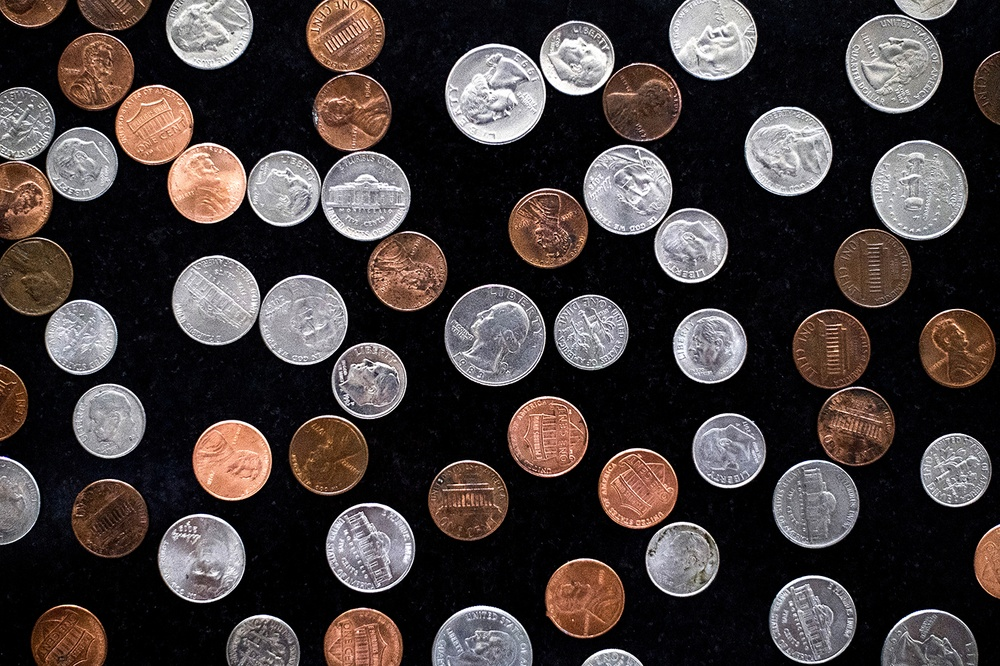
#> input picture coin2.jpg, 1000 x 666 px, shrunk from 1400 x 933 before the run
$ python 8-leveling-all-coin.py
#> lines starting #> are read from the running program, lines starting #| are printed output that depends on the picture; after the words box and inside, x2 and y2 are one past the last pixel; in counts of white or black regions, pixels touching at a corner belong together
#> in main, image is the input picture: shape (666, 1000, 3); mean B, G, R 58.5, 59.4, 67.8
import cv2
import matplotlib.pyplot as plt
def level_coins(image):
    gray = cv2.cvtColor(image, cv2.COLOR_BGR2GRAY)
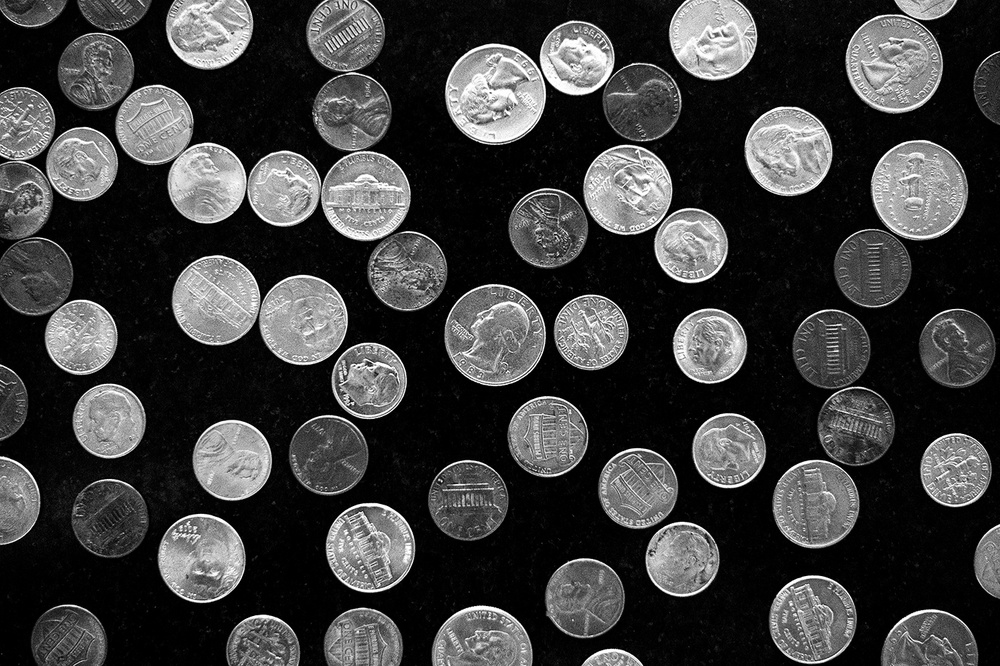
#> gray: shape (666, 1000); min 0, max 255, mean 61.8
    _, thresh = cv2.threshold(gray, 0, 255, cv2.THRESH_BINARY + cv2.THRESH_OTSU)
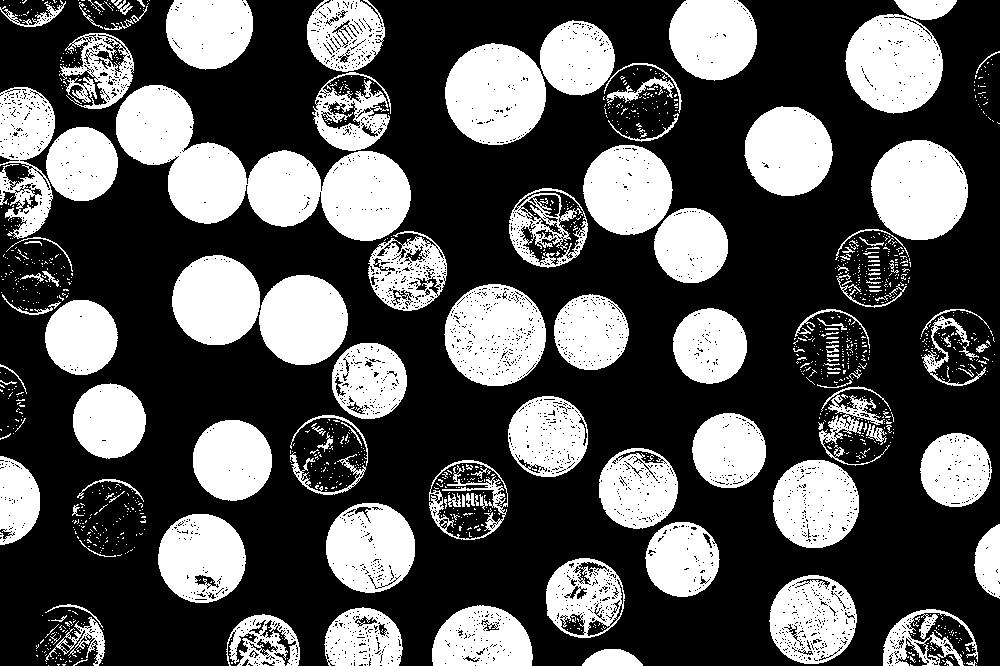
#> thresh: shape (666, 1000); 34.1% white; 1260 white regions (1131 under 20 px)
    return thresh
def calculate_area(contour):
    return cv2.contourArea(contour)
def main():
    image = cv2.imread('coin2.jpg')

    if image is None:
        print("Image not found.")
        return

    leveled_image = level_coins(image)
    contours, _ =cv2.findContours(leveled_image, cv2.RETR_EXTERNAL,
    cv2.CHAIN_APPROX_SIMPLE)
#> contours = 1105 contours, 1026 with area under 20; largest, box (x1, y1, x2, y2) and area: (116, 85, 411, 241) 20175, (444, 284, 546, 386) 8003, (445, 43, 546, 145) 7908, (871, 140, 968, 240) 7504, (845, 14, 943, 114) 7426

    area=0
    for i, contour in enumerate(contours):
        area =area+ calculate_area(contour)
#> this loop made 1105 passes
#> (contour, area) on passes 22 to 24: ([[63, 659]], 38.5), ([[287, 658]], 38.5), ([[81, 658], [82, 658]], 38.5)
#> after the loop, area = 232034.5
    print(f"Total Coins area: {area}")
#| Total Coins area: 232034.5

    contour_image = image.copy()
    cv2.drawContours(contour_image, contours, -1, (0, 255, 0), 2)
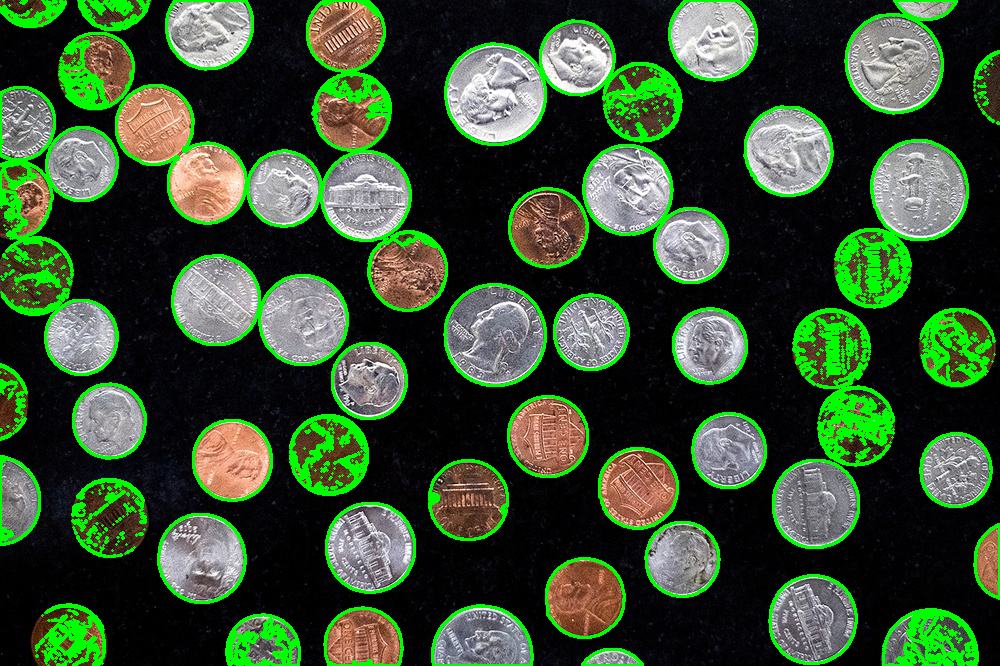
#> contour_image: shape (666, 1000, 3); 11.29% of pixels changed, all inside (x1, y1, x2, y2) = (0, 0, 1000, 666)

    plt.figure(figsize=(10, 5))
    plt.subplot(1, 2, 1)
    plt.imshow(cv2.cvtColor(image, cv2.COLOR_BGR2RGB))
    plt.title('Original Image')
    plt.axis('off')

    plt.subplot(1, 2, 2)
    plt.imshow(cv2.cvtColor(contour_image, cv2.COLOR_BGR2RGB))
    plt.title('Image with Contours')
    plt.axis('off')

    plt.tight_layout()
    plt.show()
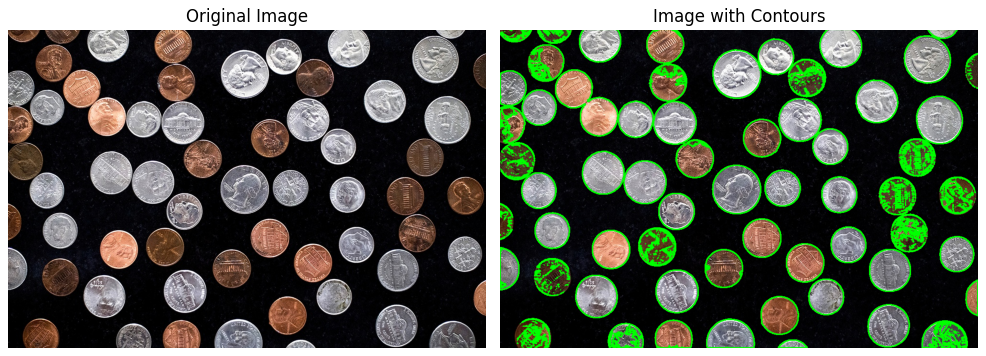
#> figure drawn by matplotlib, 2 panels

if __name__ == "__main__":
    main()

$ run again, with coin1.jpg copied over coin2.jpg
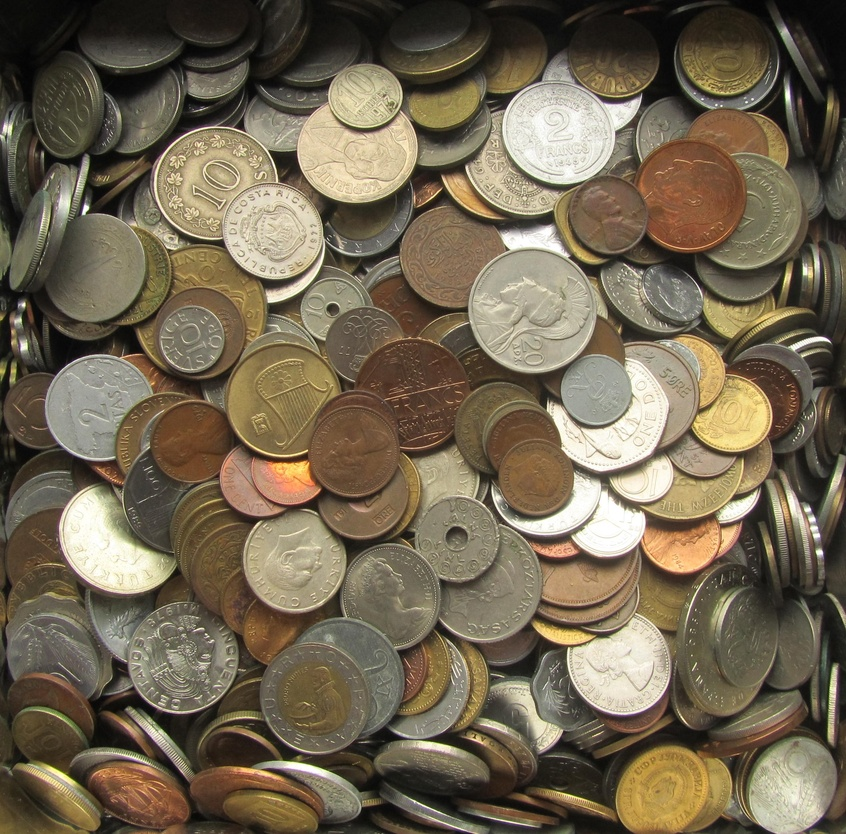
#> input picture coin1.jpg, 846 x 834 px, shrunk from 2552 x 2514 before the run
#> in main, image is the input picture: shape (834, 846, 3); mean B, G, R 81.7, 102.5, 114.2
#> in level_coins, `_, thresh = cv2.threshold(gray, 0, 255, cv2.THRESH_BINARY + cv2.THRESH..`:
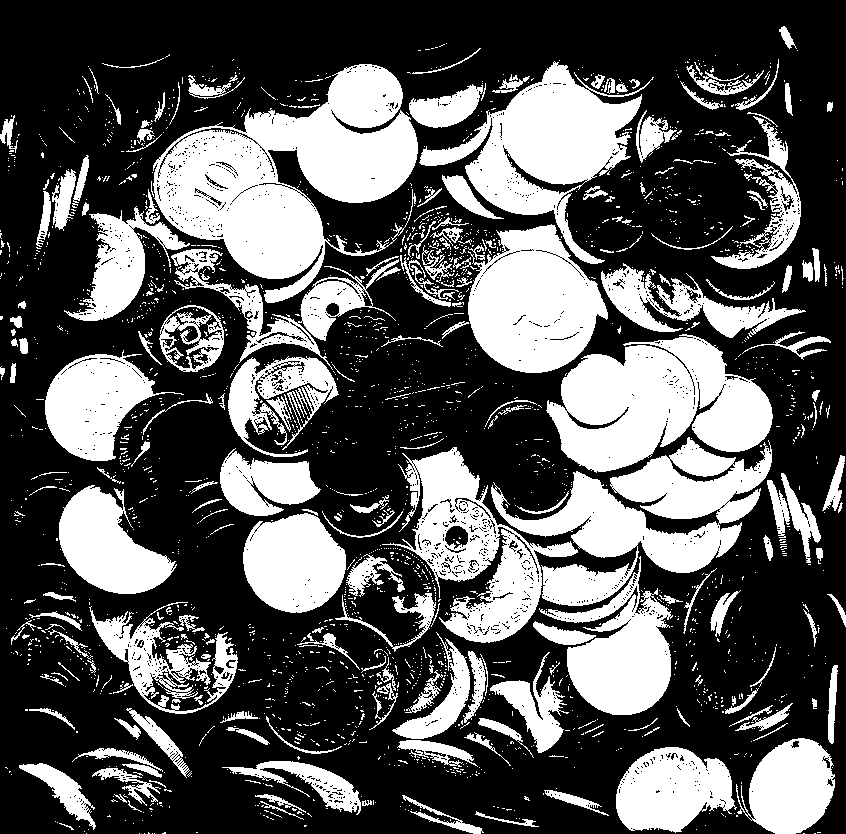
#> thresh: shape (834, 846); 34.5% white; 2215 white regions (1974 under 20 px)
#> contours = 2196 contours, 2044 with area under 20; largest, box (x1, y1, x2, y2) and area: (153, 64, 418, 303) 31154, (546, 334, 773, 473) 19763, (491, 437, 772, 606) 18795, (419, 61, 654, 264) 16718, (468, 224, 608, 373) 14167
#> the loop in main, `for i, contour in enumerate(contours):` made 2196 passes
#> (contour, area) on passes 44 to 46: ([[151, 811]], 131), ([[514, 810]], 131), ([[408, 810]], 131)
#> after the loop in main, `for i, contour in enumerate(contours):`: area = 230269
#| Total Coins area: 230269.0
#> contour_image: shape (834, 846, 3); 18.77% of pixels changed, all inside (x1, y1, x2, y2) = (0, 25, 846, 834)
#> in main, `plt.show()`:
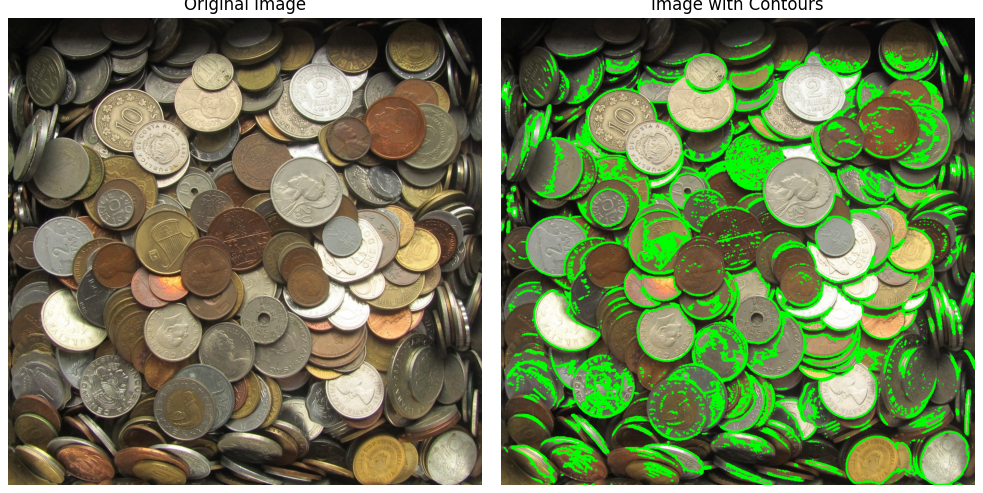
#> figure drawn by matplotlib, 2 panels
